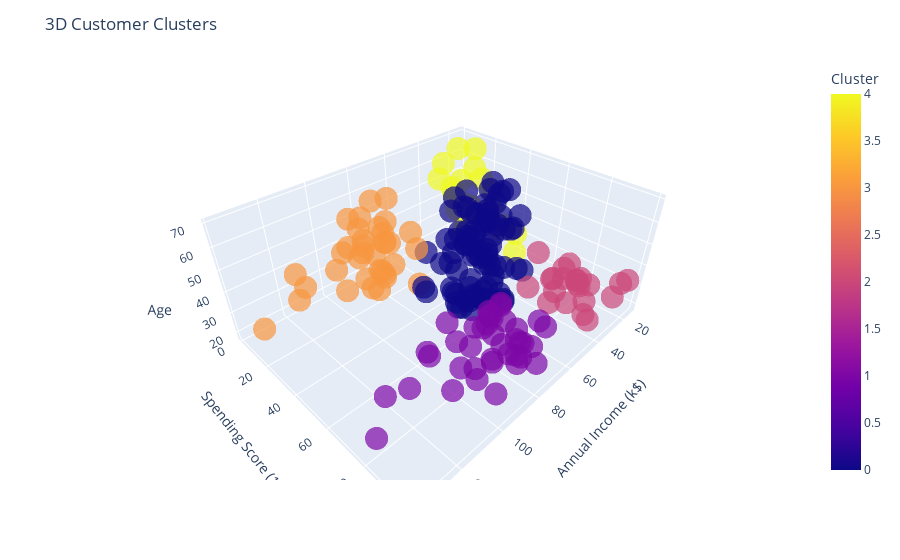

Notebook code for this chart:
### Code cell
import plotly.express as px

fig = px.scatter_3d(
    df_clustered,
    x='Annual Income (k$)',
    y='Spending Score (1-100)',
    z='Age',
    color='Cluster',
    hover_data=['CustomerID'],   # optional: add extra info on hover
    opacity=0.7
)

fig.update_layout(
    title='3D Customer Clusters',
    scene=dict(
        xaxis_title='Annual Income (k$)',
        yaxis_title='Spending Score (1-100)',
        zaxis_title='Age'
    )
)

fig.show()

### Figure 1 — Plotly figure (JSON) as saved in the notebook; plotly's stock layout.template omitted (floating-point values rounded to 4 significant figures; data arrays with more than 128 entries replaced by an {"elided": "..."} marker saying what was removed)
{"data": [{"customdata": {"elided": "200x1 int values"}, "hovertemplate": "Annual Income (k$)=%{x}<br>Spending Score (1-100)=%{y}<br>Age=%{z}<br>CustomerID=%{customdata[0]}<br>Cluster=%{marker.color}<extra></extra>", "legendgroup": "", "marker": {"color": {"elided": "200 int values"}, "coloraxis": "coloraxis", "opacity": 0.7, "symbol": "circle"}, "mode": "markers", "name": "", "scene": "scene", "showlegend": false, "type": "scatter3d", "x": {"elided": "200 int values"}, "y": {"elided": "200 int values"}, "z": {"elided": "200 int values"}}], "layout": {"coloraxis": {"colorbar": {"title": {"text": "Cluster"}}, "colorscale": [[0, "#0d0887"], [0.1111, "#46039f"], [0.2222, "#7201a8"], [0.3333, "#9c179e"], [0.4444, "#bd3786"], [0.5556, "#d8576b"], [0.6667, "#ed7953"], [0.7778, "#fb9f3a"], [0.8889, "#fdca26"], [1, "#f0f921"]]}, "legend": {"tracegroupgap": 0}, "margin": {"t": 60}, "scene": {"domain": {"x": [0, 1], "y": [0, 1]}, "xaxis": {"title": {"text": "Annual Income (k$)"}}, "yaxis": {"title": {"text": "Spending Score (1-100)"}}, "zaxis": {"title": {"text": "Age"}}}, "title": {"text": "3D Customer Clusters"}}}
